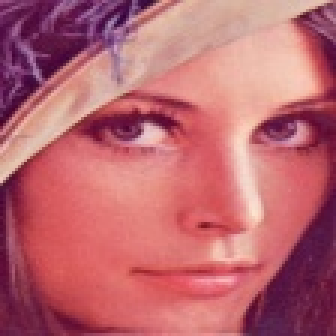
#> input picture identityguard-ai/backend/data/debug/crop_3743f1cd.jpg, 112 x 112 px (shown 3 times larger)
$ python -i liveness_detector.py   (imports and definitions only)   (older library calls are emulated)
#> lines starting #> are read from the running program, lines starting #| are printed output that depends on the picture; after the words box and inside, x2 and y2 are one past the last pixel; in counts of white or black regions, pixels touching at a corner belong together
"""
Liveness Detector Module

This module implements heuristic liveness checks to prevent spoofing
attempts using printed photos or 2D screens. It analyzes image blur,
texture variance, and skin color distribution to ensure the captured
image is of a live human subject.
"""

import cv2
import numpy as np

class LivenessDetector:
    @staticmethod
    def analyze_liveness(image_path: str) -> bool:
        """
        Advanced heuristic liveness checker.
        Rejects printed photos and screenshots by checking focus and texture distribution.
        """
#> called with image_path = '../../data/debug/crop_3743f1cd.jpg'
        try:
            img = cv2.imread(image_path)
#> img is the input picture: shape (112, 112, 3); mean B, G, R 111.9, 102.6, 187.4
            if img is None:
                return False

            # 1. Laplacian Variance (Blur Detection)
            gray = cv2.cvtColor(img, cv2.COLOR_BGR2GRAY)
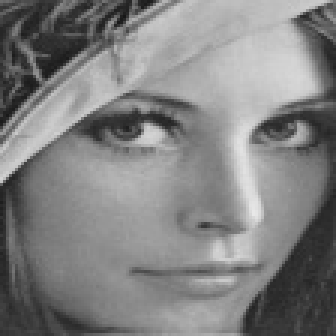
#> gray: shape (112, 112) (shown 3 times larger); min 23, max 232, mean 129
            variance = cv2.Laplacian(gray, cv2.CV_64F).var()
#> variance = 765.5
            if variance < 1: # relaxed blur threshold for web limits
                return False

            # 2. Basic texture analysis via LBP (Local Binary Patterns) proxy OR frequency check
            # For a pure heuristic, we check standard deviation of the image
            # Printed photos often lack the high-frequency detail of real 3D faces under dynamic lighting.
            std_dev = np.std(gray)
#> std_dev = 48.62
            if std_dev < 1: # Image is too uniform/flat.
                return False

            # 3. Skin Color Distribution (YCrCb color space bounds for human skin)
            ycrcb = cv2.cvtColor(img, cv2.COLOR_BGR2YCrCb)
#> ycrcb: shape (112, 112, 3); mean of channels 0, 1, 2 129, 169.7, 118.3
            min_skin = np.array([0, 133, 77], np.uint8)
            max_skin = np.array([255, 173, 127], np.uint8)
            skin_mask = cv2.inRange(ycrcb, min_skin, max_skin)
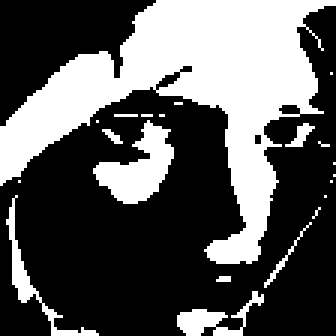
#> skin_mask: shape (112, 112) (shown 3 times larger); 35.2% white; 21 white regions (15 under 20 px), largest, box (x1, y1, x2, y2) and area: (0, 0, 112, 88) 3592, (31, 40, 58, 68) 372, (2, 65, 33, 112) 173, (59, 97, 88, 112) 157, (95, 41, 105, 49) 34, (88, 74, 104, 96) 33

            skin_ratio = cv2.countNonZero(skin_mask) / (img.shape[0] * img.shape[1])
#> skin_ratio = 0.352
            # If less than 1% of the image contains skin tones, it's likely a spoof or bad crop.
            if skin_ratio < 0.001:
                return False

            return True
        except Exception:
            return False

>>> result = LivenessDetector().analyze_liveness('../../data/debug/crop_3743f1cd.jpg')
